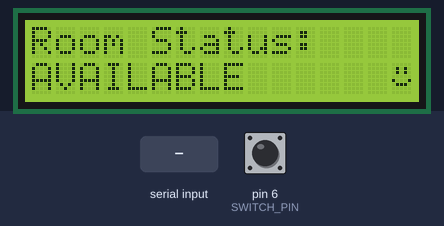
This program was run on a simulated Arduino Uno, built with avr-gcc and run on an emulated ATmega328P. On the bench: 16×2 character LCD. Inputs (shaded band) come from the test bench; at power-on: pin 6 (SWITCH_PIN) HIGH. What the program prints to the serial monitor is not drawn.

Above: at 5.7 s.
5.8 s: pin 6 (SWITCH_PIN) pulled LOW for 0.15 s
At 5.9 s:
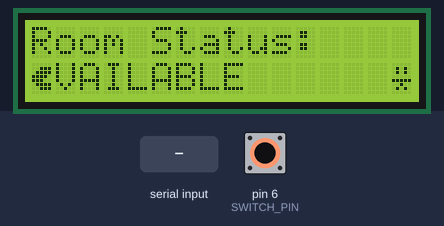
7.9 s: "BUSY\n" received over Serial
At 9.96 s:
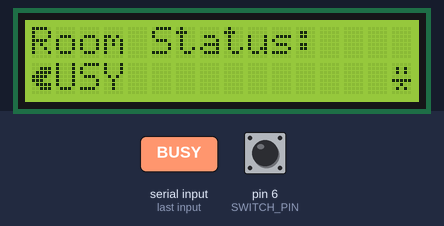
16.9 s: pin 6 (SWITCH_PIN) pulled LOW for 1 s
At 19.9 s:
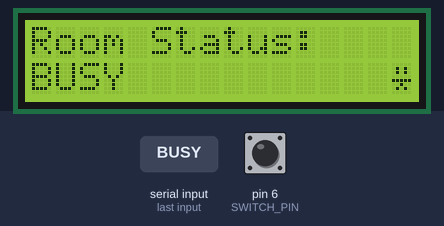

Measured:
- after the input at 5.8 s, the display: changes at once (image 1)
- after the input at 7.9 s, the display: first differs from a run without the input after 2.0 s (image 2)
- after the input at 16.9 s, the display: first changes at once (image 3 shows a later state)

The program:

main.cpp
```cpp
#include <Arduino.h>
#include <LiquidCrystal.h>
#include "DisplayManager.h"
#include "Emoji.h"
#include "Wireless.h"

const uint8_t SWITCH_PIN = 6;
bool lastSwitchState = HIGH;  // because of INPUT_PULLUP

DisplayManager display(12, 11, 5, 4, 3, 2);
WirelessHandler wireless(display);

void onSwitchStatusChangedToAvailable() {
  wireless.handleCommand("AVAILABLE");
}

void onSwitchStatusChangedToBusy() {
  wireless.handleCommand("BUSY");
}

void setup() {
  display.begin();
  wireless.begin();

  pinMode(SWITCH_PIN, INPUT_PULLUP);
  lastSwitchState = digitalRead(SWITCH_PIN);

  // Apply initial switch state
  if (lastSwitchState == HIGH) {
    onSwitchStatusChangedToAvailable();
  } else {
    onSwitchStatusChangedToBusy();
  }
}

void loop() {
  wireless.handleWireless();

  // Check switch state
  bool reading = digitalRead(SWITCH_PIN);
  if (reading != lastSwitchState) {
    lastSwitchState = reading;

    if (reading == HIGH) {
      // Switch position mapped to AVAILABLE
      onSwitchStatusChangedToAvailable();
    } else {
      // Switch position mapped to BUSY
      onSwitchStatusChangedToBusy();
    }
  }

  display.update();
}
```

DisplayManager.cpp
```cpp
#include "DisplayManager.h"

DisplayManager::DisplayManager(uint8_t rs,
                               uint8_t enable,
                               uint8_t d4,
                               uint8_t d5,
                               uint8_t d6,
                               uint8_t d7)
    : lcd(rs, enable, d4, d5, d6, d7),
      currentStatusText("AVAILABLE"),
      lastLine2Text("AVAILABLE"),
      animating(false),
      currentEmojiSlot(SLOT_SMILE),
      pacmanSpeedMs(200),
      typeInSpeedMs(150) {}

void DisplayManager::begin() {
  lcd.begin(16, 2);
  loadEmojis(lcd);
  render();
}

void DisplayManager::reset() {
  // Reset UI to startup layout: "Room Status:" / "AVAILABLE" + emoji.
  currentStatusText = "AVAILABLE";
  lastLine2Text = "AVAILABLE";
  animating = false;
  currentEmojiSlot = SLOT_SMILE;

  lcd.clear();
  render();
}

void DisplayManager::render() {
  drawStaticStatus();
}

void DisplayManager::transitionTo(const String &newStatus) {
  currentStatusText = newStatus;
  animatePacmanLine2(lastLine2Text);
  typeInLine2();
  lastLine2Text = newStatus;
}

void DisplayManager::setEmojiByName(const String &name) {
  ::setEmojiByName(name, currentEmojiSlot);
  refreshEmoji();
}

void DisplayManager::refreshEmoji() {
  lcd.setCursor(15, 1);
  lcd.write(byte(currentEmojiSlot));
}

void DisplayManager::clearDisplay() {
  lcd.clear();
  lastLine2Text = "";
  currentStatusText = "";
}

void DisplayManager::update() {
  // Placeholder for non-blocking animations in the future.
}

int DisplayManager::effectiveTextLen(const String &s) const {
  int n = s.length();
  if (n > 15) n = 15;
  while (n > 0 && s.charAt(n - 1) == ' ') {
    n--;
  }
  return n;
}

String DisplayManager::buildLine2Content() const {
  const int totalCols = 15;

  String statusVisible = currentStatusText;
  if (statusVisible.length() > totalCols) {
    statusVisible = statusVisible.substring(0, totalCols);
  }

  String line2 = statusVisible;
  while (line2.length() < totalCols) {
    line2 += " ";
  }

  return line2;
}

void DisplayManager::drawStaticStatus() {
  lcd.clear();
  lcd.setCursor(0, 0);
  lcd.print("Room Status:");

  String line2 = buildLine2Content();
  lcd.setCursor(0, 1);
  lcd.print(line2);

  lcd.setCursor(15, 1);
  lcd.write(byte(currentEmojiSlot));
}

void DisplayManager::animatePacmanLine2(const String &oldText) {
  animating = true;

  lcd.setCursor(0, 1);
  String t = oldText;
  if (t.length() > 15) {
    t = t.substring(0, 15);
  }
  while (t.length() < 15) {
    t += " ";
  }
  lcd.print(t);

  int len = effectiveTextLen(t);

  if (len == 0) {
    animating = false;
    return;
  }

  for (int i = 0; i < len; i++) {
    int frame = (i % 2 == 0) ? SLOT_PAC_OPEN : SLOT_PAC_CLOSED;

    lcd.setCursor(i, 1);
    lcd.write(byte(frame));

    if (i > 0) {
      lcd.setCursor(i - 1, 1);
      lcd.print(" ");
    }

    delay(pacmanSpeedMs);
  }

  lcd.setCursor(len - 1, 1);
  lcd.print(" ");

  animating = false;
}

void DisplayManager::typeInLine2() {
  animating = true;

  String line2 = buildLine2Content();

  lcd.setCursor(0, 1);
  lcd.print("               ");

  for (int i = 0; i < 15; i++) {
    lcd.setCursor(i, 1);
    lcd.print(line2.charAt(i));
    delay(typeInSpeedMs);
  }

  refreshEmoji();

  animating = false;
}
```

DisplayManager.h
```cpp
#ifndef DISPLAY_MANAGER_H
#define DISPLAY_MANAGER_H

#include <Arduino.h>
#include <LiquidCrystal.h>

#include "Emoji.h"

class DisplayManager {
 public:
  DisplayManager(uint8_t rs,
                 uint8_t enable,
                 uint8_t d4,
                 uint8_t d5,
                 uint8_t d6,
                 uint8_t d7);

  void begin();

  void render();
  void transitionTo(const String &newStatus);

  // Reset the UI to the initial startup layout:
  //   Line 1: "Room Status:"
  //   Line 2: "AVAILABLE" + emoji
  void reset();

  void setEmojiByName(const String &name);
  void refreshEmoji();
  void clearDisplay();

  void update();

  const String &currentStatus() const { return currentStatusText; }
  int currentEmoji() const { return currentEmojiSlot; }
  bool isAnimating() const { return animating; }

 private:
  LiquidCrystal lcd;

  String currentStatusText;
  String lastLine2Text;
  bool animating;
  int currentEmojiSlot;

  unsigned int pacmanSpeedMs;
  unsigned int typeInSpeedMs;

  String buildLine2Content() const;
  int effectiveTextLen(const String &s) const;

  void animatePacmanLine2(const String &oldText);
  void typeInLine2();
  void drawStaticStatus();
};

#endif
```

Emoji.cpp
```cpp
#include "Emoji.h"

// --- Normal emoji characters (5x8) ---

byte EMOJI_SMILE[8] = {
  B00000,
  B01010,
  B01010,
  B00000,
  B10001,
  B01110,
  B00000,
  B00000
};

byte EMOJI_NEUTRAL[8] = {
  B00000,
  B01010,
  B01010,
  B00000,
  B11111,
  B00000,
  B00000,
  B00000
};

byte EMOJI_BUSY[8] = {
  B00000,
  B01010,
  B01010,
  B00000,
  B11111,
  B00100,
  B01010,
  B00000
};

byte EMOJI_SLEEP[8] = {
  B00000,
  B10001,
  B00010,
  B00100,
  B01000,
  B10001,
  B11111,
  B00000
};

byte EMOJI_CHECK[8] = {
  B00000,
  B00001,
  B00010,
  B10100,
  B01000,
  B00000,
  B00000,
  B00000
};

byte EMOJI_WARN[8] = {
  B00100,
  B00100,
  B00100,
  B00100,
  B00100,
  B00000,
  B00100,
  B00000
};

// --- Pac-Man frames (slots 6 & 7) ---
// Pac-Man facing RIGHT, two-frame chomp

byte PAC_OPEN[8] = {
  B00000,
  B00111,
  B01111,
  B11110,
  B11100,
  B01111,
  B00111,
  B00000
};

byte PAC_CLOSED[8] = {
  B00000,
  B00111,
  B01111,
  B11111,
  B11111,
  B01111,
  B00111,
  B00000
};

void loadEmojis(LiquidCrystal &lcd) {
  // normal emojis
  lcd.createChar(SLOT_SMILE,   EMOJI_SMILE);
  lcd.createChar(SLOT_NEUTRAL, EMOJI_NEUTRAL);
  lcd.createChar(SLOT_BUSY,    EMOJI_BUSY);
  lcd.createChar(SLOT_SLEEP,   EMOJI_SLEEP);
  lcd.createChar(SLOT_CHECK,   EMOJI_CHECK);
  lcd.createChar(SLOT_WARN,    EMOJI_WARN);

  // pac-man frames in reserved slots
  lcd.createChar(SLOT_PAC_OPEN,   PAC_OPEN);
  lcd.createChar(SLOT_PAC_CLOSED, PAC_CLOSED);
}

void setEmojiByName(const String &name, int &currentEmojiSlot) {
  String n = name;
  n.toUpperCase();

  if      (n == "SMILE")   currentEmojiSlot = SLOT_SMILE;
  else if (n == "NEUTRAL") currentEmojiSlot = SLOT_NEUTRAL;
  else if (n == "BUSY")    currentEmojiSlot = SLOT_BUSY;
  else if (n == "SLEEP")   currentEmojiSlot = SLOT_SLEEP;
  else if (n == "CHECK")   currentEmojiSlot = SLOT_CHECK;
  else if (n == "WARN")    currentEmojiSlot = SLOT_WARN;
}
```

Emoji.h
```cpp
#ifndef EMOJI_H
#define EMOJI_H

#include <Arduino.h>
#include <LiquidCrystal.h>

// 0..5: normal emojis
enum EmojiSlot {
  SLOT_SMILE   = 0,
  SLOT_NEUTRAL = 1,
  SLOT_BUSY    = 2,
  SLOT_SLEEP   = 3,
  SLOT_CHECK   = 4,
  SLOT_WARN    = 5,

  // 6..7: reserved for Pac-Man animation frames
  SLOT_PAC_OPEN   = 6,
  SLOT_PAC_CLOSED = 7
};

// Load all normal emojis + Pac-Man frames into LCD custom slots
void loadEmojis(LiquidCrystal &lcd);

// Set current emoji slot by name
void setEmojiByName(const String &name, int &currentEmojiSlot);

#endif
```

Wireless.cpp
```cpp
#include "Wireless.h"

WirelessHandler::WirelessHandler(DisplayManager &displayManager)
    : display(displayManager), lineBuffer("") {}

void WirelessHandler::begin() {
  Serial.begin(9600);
  printHelp();
}

void WirelessHandler::handleWireless() {
  while (Serial.available()) {
    char c = Serial.read();
    if (c == '\n') {
      handleCommand(lineBuffer);
      lineBuffer = "";
    } else if (c != '\r') {
      lineBuffer += c;
    }
  }
}

void WirelessHandler::handleCommand(const String &cmd) {
  String trimmed = cmd;
  trimmed.trim();
  if (trimmed.length() == 0) {
    return;
  }

  Serial.println("Received: " + trimmed);

  String upper = trimmed;
  upper.toUpperCase();

  if (upper.startsWith("EMOJI ")) {
    handleEmojiCommand(trimmed.substring(6));
  } else if (upper == "RESET_ALL") {
    // Reset to startup state: AVAILABLE status with default emoji.
    display.reset();
  } else {
    handleStatusCommand(upper, trimmed);
  }
}

void WirelessHandler::handleStatusCommand(const String &upper,
                                          const String &original) {
  if (upper == "AVAILABLE") {
    display.setEmojiByName("SMILE");
    display.transitionTo("AVAILABLE");
    Serial.println("EVENT STATUS AVAILABLE");
  } else if (upper == "BUSY") {
    display.setEmojiByName("BUSY");
    display.transitionTo("BUSY");
    Serial.println("EVENT STATUS BUSY");
  } else if (upper.startsWith("MEETING")) {
    display.setEmojiByName("NEUTRAL");
    display.transitionTo("MEETING");
  } else if (upper.startsWith("STATUS ")) {
    String t = original.substring(7);
    display.transitionTo(t);
  } else {
    Serial.println("Unknown command.");
  }
}

void WirelessHandler::handleEmojiCommand(const String &name) {
  display.setEmojiByName(name);
}

void WirelessHandler::printHelp() const {
  Serial.println("Room Status Device (no timer version)");
  Serial.println();
  Serial.println("Status commands:");
  Serial.println("  AVAILABLE               Set status to AVAILABLE");
  Serial.println("  BUSY                    Set status to BUSY");
  Serial.println("  MEETING                 Set status to MEETING");
  Serial.println("  STATUS <text>           Set custom status line");
  Serial.println();
  Serial.println("Emoji commands:");
  Serial.println("  EMOJI SMILE/NEUTRAL/BUSY/SLEEP/CHECK/WARN");
  Serial.println();
  Serial.println("System commands:");
  Serial.println("  RESET_ALL               Reset to AVAILABLE with default emoji.");
}
```

Wireless.h
```cpp
#ifndef WIRELESS_H
#define WIRELESS_H

#include <Arduino.h>

#include "DisplayManager.h"

class WirelessHandler {
 public:
  WirelessHandler(DisplayManager &displayManager);

  void begin();
  void handleWireless();
  void handleCommand(const String &cmd);

 private:
  DisplayManager &display;
  String lineBuffer;

  void handleStatusCommand(const String &upper, const String &original);
  void handleEmojiCommand(const String &name);
  void printHelp() const;
};

#endif
```
